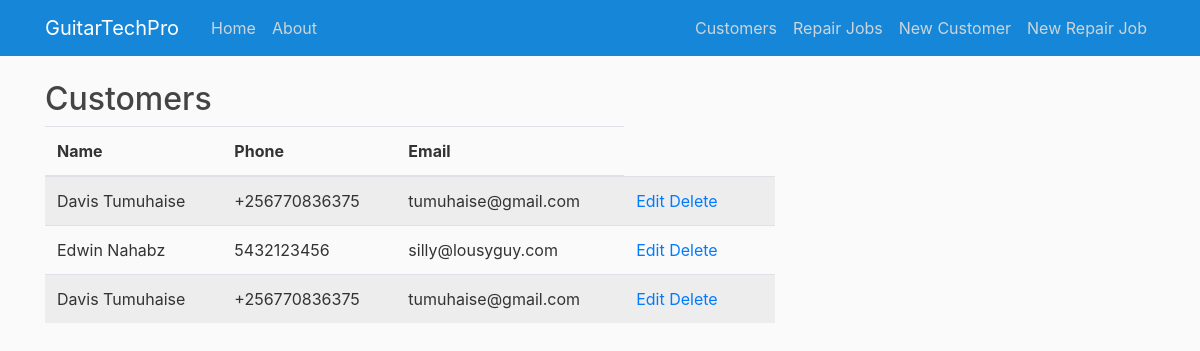
The app's page /customers/view, older data.
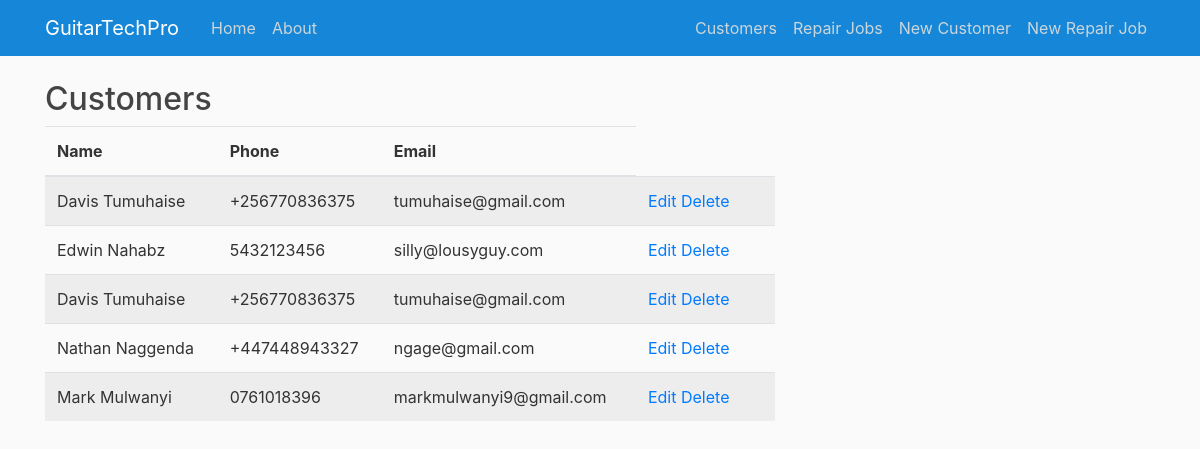
The same page, newer data.
### app/models.py (models this page shows, shortened)
class Customer(db.Model):
    id = db.Column(db.Integer, primary_key=True)
    firstname = db.Column(db.String(50), nullable=False)
    lastname = db.Column(db.String(50), nullable=False)
    phone = db.Column(db.String(20), nullable=False)
    email = db.Column(db.String(120), nullable=True)
    guitars = db.relationship('Guitar', backref='customer', lazy=True)

### app/routes.py (the view)
@app.route('/customers/view', methods=['GET', 'POST'])
def view_customers():
    customers = Customer.query.all()
    return render_template('view_customers.html', customers=customers)

### app/templates/view_customers.html (shortened to what this page needs)
{% extends 'base.html' %}
{% block content %}
<div class="table-responsive">
    <h2>Customers</h2>
    <table class="table table-striped">
        <thead>
            <tr>
                <th>Name</th>
                <th>Phone</th>
                <th>Email</th>
            </tr>
        </thead>
        <tbody>
            {% for customer in customers %}
            <tr>
                <td>{{ customer.firstname }} {{ customer.lastname }}</td>
                <td>{{ customer.phone }}</td>
                <td>{{ customer.email }}</td>
                <td>
                    <a href="{{ url_for('edit_customer', customer_id=customer.id) }}">Edit</a>
                    <a href="{{ url_for('delete_customer', customer_id=customer.id) }}" onclick="return confirm('Are you sure you want to delete this customer?')">Delete</a>
                <td></td>
            </tr>
            {% endfor %}
        </tbody>
    </table>
</div>
{% endblock content %}

Row changes from the older to the newer data that the page shows:
added Customer: firstname "Nathan", lastname "Naggenda", phone "+447448943327", email "ngage@gmail.com"
added Customer: firstname "Mark", lastname "Mulwanyi", phone "0761018396", email "markmulwanyi9@gmail.com"
